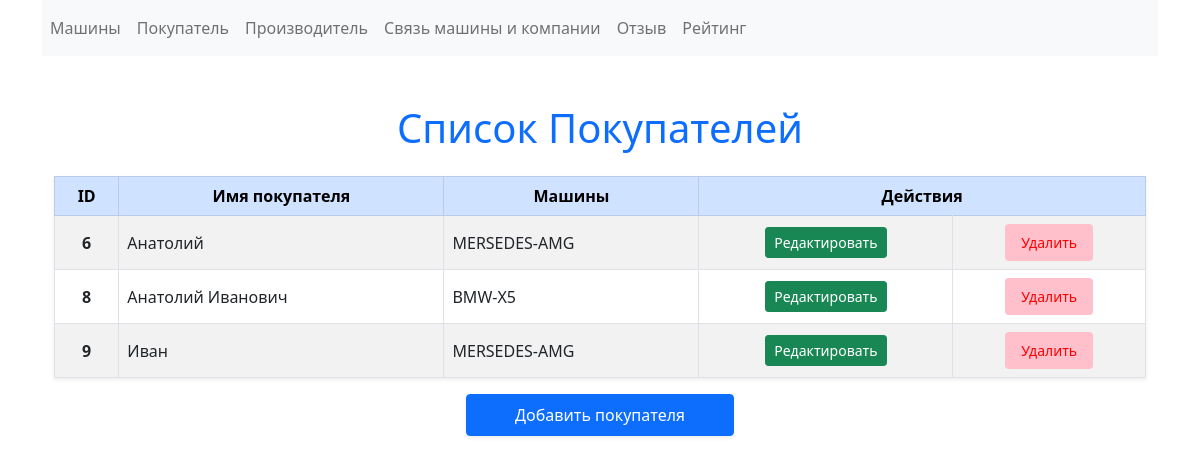
Screenshot of /buyer with the database file from the repository.
### tables this page shows
CREATE TABLE `buyers` (
  `id` int(11) NOT NULL,
  `name` varchar(255) NOT NULL,
  `carId` int(11) NOT NULL
);

CREATE TABLE `cars` (
  `id` int(11) NOT NULL,
  `name` varchar(255) NOT NULL,
  `release` date NOT NULL
);

### views/view.php (called while the page is built, shortened)
<?php
class view
{
    private $path;
    public function __construct(string $path)
    {
        $this->path = $path;
    }
    public function renderPage(string $template, array $vars = [])
    {
        extract($vars);
        require_once $_SERVER["DOCUMENT_ROOT"] . $this->path . "/" . $template;
    }
}

### controllers/maincontroller.php (called while the page is built, shortened)
<?php
class maincontroller
{
    public $view;
    public $templateDir;
    public $class;
    public function __construct()
    {
        $this->view = new view("/crud/templates");
    }
    public function showAll()
    {
        $class = $this->class;
        $allItems = $class::getAll();
        $this->view->renderPage($this->templateDir . "/list.php", ["items" => $allItems]);
    }
}
?>

### index.php (called while the page is built, shortened)
<?php
$routes = require $_SERVER["DOCUMENT_ROOT"] . '/crud/routes.php';
$route = $_GET['route'] ?? '';
foreach ($routes as $pattern => $controllerAndAction) {
    preg_match($pattern, $route, $matches);
    if (!empty($matches)) {
        break;
    }
}
unset($matches[0]);
$actionName = $controllerAndAction[1];
$controller = new $controllerName();
$controller-> $actionName(...$matches);
?>

### services/db.php (called while the page is built, shortened)
<?php
class db
{
    private static $instance;
    public $pdo;
    private function __construct()
    {
        $options = (require $_SERVER["DOCUMENT_ROOT"].'/crud/services/settings.php')['db'];
        try {
            $this->pdo = new \PDO('mysql:host='.$options['host'].';dbname='.$options['dbname'],$options['user'],$options['password']);
        }
        catch (\PDOException $e) {
            if ($e->getCode() == 1049)
            {
                $this->pdo = new \PDO('mysql:host='.$options['host'],$options['user'],$options['password']);
                $this->pdo->exec("CREATE DATABASE ".$options['dbname']);
                $this->pdo->exec("USE ".$options['dbname']);
            }
            else 	die('Error: '.$e->getMessage().' Code: '.$e->getCode());
        }
        $this->pdo->setAttribute(\PDO::ATTR_ERRMODE, \PDO::ERRMODE_EXCEPTION);
    }
    public function query(string $sql, array $params = [], string $className = "stdClass"): ?array
    {
        try {
            $statement = $this->pdo->prepare($sql);
            $statement->execute($params);
            if ($className) {
                return $statement->fetchAll(\PDO::FETCH_CLASS, $className);
            }
            return $statement->fetchAll(\PDO::FETCH_ASSOC);
        } catch (\PDOException $e) {
            echo "Ошибка выполнения запроса: " . $e->getMessage();
            return [];
        }
    }
    public static function getInstance(): self
    {
        if (self::$instance === null) {
            self::$instance = new self();
        }
        return self::$instance;
    }
}
?>

### services/settings.php (called while the page is built)
<?php
return [
    'db' =>[
        'host' => 'localhost',
        'dbname' => 'baranov3sem',
        'user' => 'root',
        'password' => '',
    ]
];
?>

### models/entity.php (called while the page is built, shortened)
<?php
class entity
{
    public static function getById(int $id): ?self
    {
        $db = db::getInstance();
        $sql = "SELECT * FROM `" . static::getTableName() . "` WHERE `id` = :id";
        $values = [":id" => $id];
        $result = $db->query($sql, $values, static::class);
        return $result ? $result[0] : null;
    }
    public static function getAll(): ?array
    {
        $db = db::getInstance();
        $sql = "SELECT * FROM " . static::getTableName();
        $result = $db->query($sql, [], static::class);
        return $result;
    }
}
?>

### models/buyers/buyer.php (called while the page is built, shortened)
<?php
class buyer extends entity
{
    public $name;
    public $carId;
    public function getBuyerName ()
    {
        return $this->name;
    }
    public function getCarName()
    {
        $car = car::getById($this->carId);
        if ($car!=null)
        {
            return $car->getCarName();
        }
        else return NULL;
    }
    static function getTableName() :string
    {
        return "buyers";
    }
}

### models/cars/car.php (called while the page is built, shortened)
<?php
class car extends entity
{
    public $name;
    public function getCarName(): string
    {
        return $this->name;
    }
    static function getTableName(): string
    {
        return "cars";
    }
}

### templates/buyer/list.php (the view)
<?php include_once $_SERVER["DOCUMENT_ROOT"] . "/crud/templates/inc/header.php"; ?>
<div class="container mt-5">
    <div class="row">
        <div class="col-12 text-center">
            <h1 class="text-primary mb-4">Список Покупателей</h1>
        </div>
    </div>
    <div class="row">
        <div class="col-12">
            <table class="table table-bordered table-hover table-striped shadow-sm">
                <thead class="table-primary text-center">
                <tr>
                    <th>ID</th>
                    <th>Имя покупателя</th>
                    <th>Машины</th>
                    <th colspan="2">Действия</th>
                </tr>
                </thead>
                <tbody>
                <?php if (isset($items) && is_array($items)): ?>
                    <?php foreach ($items as $buyer): ?>
                        <tr>
                            <th class="text-center align-middle"><?= intval($buyer->id) ?></th>
                            <td class="align-middle"><?= htmlspecialchars($buyer->getBuyerName()) ?></td>
                            <td class="align-middle"><?= htmlspecialchars($buyer->getCarName()) ?></td>
                            <td class="text-center align-middle">
                                <a class="btn btn-sm btn-success" href="/crud/buyer/<?= intval($buyer->id) ?>/edit">
                                    <i class="bi bi-pencil"></i> Редактировать
                                </a>
                            </td>
                            <td class="text-center align-middle">
                                <button class="btn btn-sm btn-danger delete" data-itemId="<?= intval($buyer->id) ?>" data-EntityName="buyer">
                                    <i class="bi bi-trash"></i> Удалить
                                </button>
                            </td>
                        </tr>
                    <?php endforeach; ?>
                <?php else: ?>
                    <tr>
                        <td colspan="5" class="text-center text-muted">Нет данных для отображения.</td>
                    </tr>
                <?php endif; ?>
                </tbody>
            </table>
        </div>
    </div>
    <div class="row">
        <div class="col-12 text-center">
            <a class="btn btn-primary px-5 py-2 shadow-sm" href="/crud/buyer/add">
                <i class="bi bi-plus-circle"></i> Добавить покупателя
            </a>
        </div>
    </div>
</div>

### rows the page displays
buyers: id "6", name "Анатолий", carId.name "MERSEDES-AMG"
buyers: id "8", name "Анатолий Иванович", carId.name "BMW-X5"
buyers: id "9", name "Иван", carId.name "MERSEDES-AMG"
